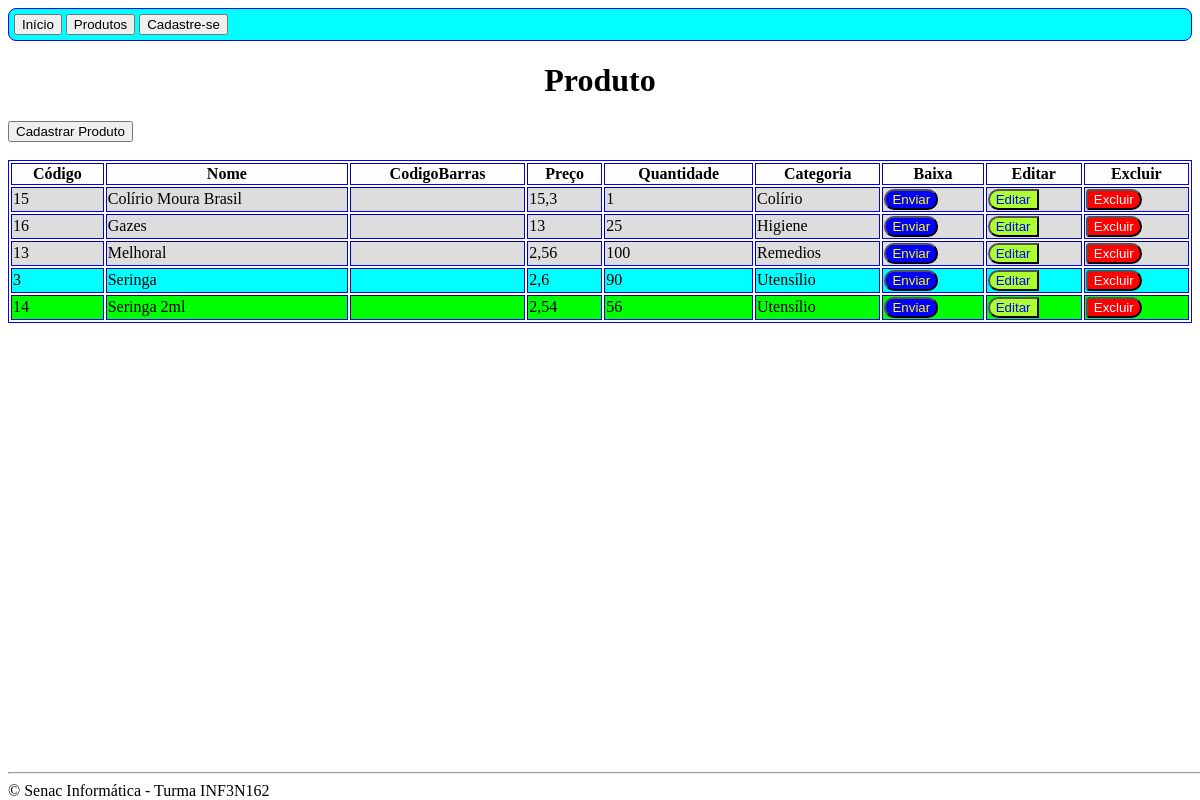
Page /produto.php on the committed database.
### tables this page shows
CREATE TABLE `produto` (
  `id` int(11) NOT NULL,
  `nome` varchar(100) NOT NULL,
  `codigoBarras` varchar(50) DEFAULT NULL,
  `preco` double DEFAULT NULL,
  `quantidade` double DEFAULT NULL,
  `codCategoria` int(50) DEFAULT NULL
);

CREATE TABLE `categoria` (
  `id` int(11) NOT NULL,
  `nome` varchar(100) NOT NULL
);

### dao/clsConexao.php (called while the page is built, shortened)
<?php
class Conexao {
    private function abrir(){
        $local = "localhost";
        $banco = "clinicaofitalmo";
        $usuario = "root";
        $senha = "";
        $conn = mysqli_connect($local, $usuario, $senha, $banco);
        return $conn;
    }
    public function consultar( $sql ){
        $conn = $this->abrir();
        if( $conn != NULL ){
            $result = mysqli_query($conn, $sql);
            return $result;
        }  else {
            return NULL;
        }
    }
}

### dao/clsProdutoDAO.php (called while the page is built, shortened)
<?php
include_once CAMINHO.'dao/clsConexao.php';
include_once CAMINHO.'model/clsProduto.php';
include_once CAMINHO.'model/clsCategoria.php';
class ProdutoDAO {
    public static function getProdutos(){
        $sql = " SELECT p.id, p.nome, p.codigoBarras, p.preco, p.quantidade, "
             . " c.id, c.nome "
             . " FROM produto p "
             . " INNER JOIN categoria c "
             . " ON p.codCategoria = c.id "
             . " ORDER BY p.nome ";
        $conn = new Conexao();
        $result = $conn->consultar($sql);
        $lista = new ArrayObject();
        while( list( $cod, $nome, $codigoBarras, $preco, $qtd,
                    $codCat, $nomeCat) = mysqli_fetch_row($result) ){
            $categoria = new Categoria();
            $categoria->setId( $codCat );
            $categoria->setNome( $nomeCat );
            $produto = new Produto();
            $produto->setId($cod);
            $produto->setNome($nome);
            $produto->setCodigoBarras($codigoBarras);
            $produto->setPreco($preco);
            $produto->setQuantidade($qtd);
            $produto->setCategoria($categoria);
            $lista->append($produto);
        }
        return $lista;
    }
}

### model/clsProduto.php (called while the page is built, shortened)
<?php
class Produto {
    private $id;
    private $nome;
    private $preco;
    private $quantidade;
    private $categoria;
    public function getPreco() {
        return $this->preco;
    }
    public function getQuantidade() {
        return $this->quantidade;
    }
    public function setPreco($preco) {
        $this->preco = $preco;
    }
    public function setQuantidade($quantidade) {
        $this->quantidade = $quantidade;
    }
    public function getId() {
        return $this->id;
    }
    public function getNome() {
        return $this->nome;
    }
    public function setId($id) {
        $this->id = $id;
    }
    public function setNome($nome) {
        $this->nome = $nome;
    }
    public function getCategoria() {
        return $this->categoria;
    }
    public function setCategoria($categoria) {
        $this->categoria = $categoria;
    }
}

### model/clsCategoria.php (called while the page is built, shortened)
<?php
class Categoria {
    private $nome;
    public function getNome() {
        return $this->nome;
    }
    public function setNome($nome) {
        $this->nome = $nome;
    }
}

### produto.php (the view, shortened to what this page needs)
<?php
    include_once CAMINHO.'dao/clsProdutoDAO.php';
    include_once CAMINHO.'model/clsProduto.php';
    include_once CAMINHO.'model/clsCategoria.php';
?>
<!DOCTYPE html>
<html>
    <head>
        <link href="estilo.css" type="text/css" rel="stylesheet" />
    </head>
     <body onload="erro()">
        <?php
            require_once 'cabecalho.php';
        ?>
        <h1 align="center">Produto</h1>
        <a href="frmProduto.php">
            <button>Cadastrar Produto</button></a>
        <br>
        <br>
         <?php
        $lista = ProdutoDAO::getProdutos();
        if( $lista->count() == 0 ){
            echo '<h2><b>Nenhum produto cadastrado</b></h2>';
        }  else {
         $estoquetotal = 0;
         foreach ($lista as $produto) {
            $estoquetotal += $produto->getPreco()*$produto->getQuantidade();
         }
         reset($lista);
          $total = 0;
        ?>
        <table border="1" width="100%">
            <tr>
                <th>Código</th>
                <th>Nome</th>
                <th>CodigoBarras</th>
                <th>Preço</th>
                <th>Quantidade</th>
                <th>Categoria</th>
                <th>Baixa</th>
                <th>Editar</th>
                <th>Excluir</th>
            </tr>
            <?php
            foreach ($lista as $produto) {
                $total += $produto->getPreco()*$produto->getQuantidade();
                $cor = "";
                $percentual = $total/$estoquetotal;
                if( $percentual <= 0.8){
                    $cor = "#ddd";
                } else {
                    if( $percentual >0.8 && $percentual <=0.95){
                        $cor = "#0ff";
                    } else {
                        $cor = "#0f0";
                    }
                }
            ?>
            <tr style="background-color: <?php echo $cor; ?>">
                <td><?php echo $produto->getId(); ?></td>
                <td><?php echo $produto->getNome(); ?></td>
                <td><?php echo $produto->getCodigoBarras(); ?></td>
                <td><?php echo str_replace(".", ",", $produto->getPreco() ); ?></td>
                <td><?php echo str_replace(".", ",", $produto->getQuantidade() ); ?></td>
                <td><?php echo $produto->getCategoria()->getNome(); ?></td>
                <td> <a href="baixa.php?adicionar&idProduto=<?php echo $produto->getId(); ?>"><button class="btnEnviar">Enviar</button></a> </td>
                <td> <a href="frmProduto.php?editar&idProduto=<?php echo $produto->getId(); ?>"><button class="btnEditar">Editar</button></a>  </td>
                <td> <a href="controller/salvarProduto.php?excluir&idProduto=<?php echo $produto->getId();
                ?>"><button class="btnExluir">Excluir</button></a> </td>
            </tr>
            <?php
            }
            ?>
        </table>
        <?php
        }
            require_once 'rodape.php';
        ?>
    </body>
</html>

### cabecalho.php (shortened to what this page needs)
<header id="menu"
    style="" >
    <a href="index.php">
        <button>Início</button></a>
    <a href="produto.php">
        <button>Produtos</button></a>
        <?php
    if ( isset( $_SESSION['logado'] )  &&
           $_SESSION['logado'] == TRUE ){
      ?>
    <a href="categoria.php">
        <button>Categorias</button></a>
    <a href="cliente.php">
        <button>Clientes</button></a>
    <a href="pedido.php">
        <button>Baixas</button></a>
    <a href="sair.php">
        <button>Sair</button></a>
    <?php echo $_SESSION['nome'] ?>, seja bem-vindo
    <?php
        }  else {
    ?>
    <a href="frmCliente.php">
        <button>Cadastre-se</button></a>
    <?php
        }
    ?>
</header>

### rodape.php
<footer
    style=" position: absolute;
            bottom: 0px;
            width: 100%;" >
    <br>
    <hr>
    &copy; Senac Informática - Turma INF3N162
</footer>

### estilo.css (style rules this page uses)
table { border: blue 1px solid; }
.btnExluir { background-color: red; color: white; border-radius: 5px 15px 15px 5px; }
.btnEditar { background-color: greenyellow; color: blue; border-radius: 15px 0px 0px 15px; }
.btnEnviar { background-color: blue; color: yellow; border-radius: 10px; }
#menu { background-color: aqua; border: blue 1px solid; border-radius: 8px; padding: 5px; }

### rows in the picture
produto: id "15", nome "Colírio Moura Brasil", preco "15,3", quantidade "1", categoria.nome "Colírio"
produto: id "16", nome "Gazes", preco "13", quantidade "25", categoria.nome "Higiene"
produto: id "13", nome "Melhoral", preco "2,56", quantidade "100", categoria.nome "Remedios"
produto: id "3", nome "Seringa", preco "2,6", quantidade "90", categoria.nome "Utensílio"
produto: id "14", nome "Seringa 2ml", preco "2,54", quantidade "56", categoria.nome "Utensílio"
